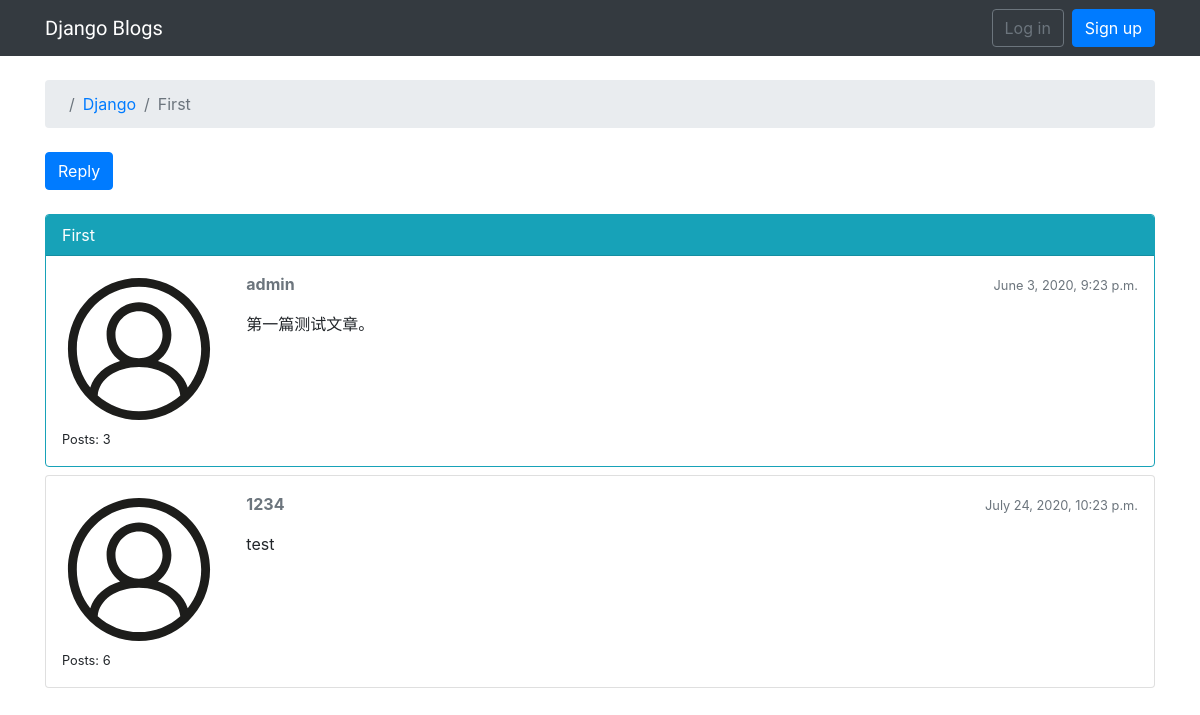
The app's page /blogs/1/topics/1/ with its own data.
### WebBlog/models.py (models this page shows, shortened)
class Topic(models.Model):
    subject = models.CharField(max_length=255)
    last_updated = models.DateTimeField(auto_now_add=True)
    blog = models.ForeignKey(Blog, related_name='topics',on_delete=models.CASCADE)
    starter = models.ForeignKey(User, related_name='topics',on_delete=models.CASCADE)
    views = models.PositiveIntegerField(default=0)

class Blog(models.Model):
    name = models.CharField(max_length=30, unique=True)
    description = models.CharField(max_length=100)

class Post(models.Model):
    message = models.TextField(max_length=4000)
    topic = models.ForeignKey(Topic, related_name='posts',on_delete=models.CASCADE)
    created_at = models.DateTimeField(auto_now_add=True)
    updated_at = models.DateTimeField(null=True)
    created_by = models.ForeignKey(User, related_name='posts',on_delete=models.CASCADE)
    updated_by = models.ForeignKey(User, null=True, related_name='+',on_delete=models.CASCADE)

### WebBlog/views.py (the view)
# urls.py: url(r'^blogs/(?P<pk>\d+)/topics/(?P<topic_pk>\d+)/$', views.topic_posts, name='topic_posts'),
def topic_posts(request,pk, topic_pk):
    topic = get_object_or_404(Topic,blog__pk=pk, pk = topic_pk)
    topic.views += 1
    topic.save()
    return render(request, 'topic_posts.html', {'topic':topic})

### templates/topic_posts.html (shortened to what this page needs)
{% extends 'base.html' %}
{% load static %}
{% block breadcrumb %}
    <li class="breadcrumb-item"><a href="{% url 'blog_topics' topic.blog.pk %}">{{ topic.blog.name }}</a></li>
    <li class="breadcrumb-item active">{{ topic.subject }}</li>
{% endblock %}
{% block content %}
    <div class="mb-4">
        <a href="{% url 'reply_topic' topic.blog.pk topic.pk %}" class="btn btn-primary" role="button">Reply</a>
    </div>
    {% for post in topic.posts.all %}
    <div class="card mb-2 {% if forloop.first %}border border-info{% endif %} ">
    {% if forloop.first %}
        <div class="card-header text-white bg-info py-2 px-3">
            {{ topic.subject }}
        </div>
    {% endif %}
        <div class="card-body p-3">
            <div class="row">
                <div class="col-2">
                    <img src="{% static 'img/title_person.svg' %}" alt="{{ post.created_by.username }}" class="w-100">
                    <small>Posts: {{ post.created_by.posts.count }}</small>
                </div>
                <div class="col-10">
                    <div class="row mb-3">
                        <div class="col-6">
                            <strong class="text-muted">{{ post.created_by.username }}</strong>
                        </div>
                        <div class="col-6 text-right">
                            <small class="text-muted">{{ post.created_at }}</small>
                        </div>
                    </div>
                    {{ post.message }}
                </div>
            </div>
        </div>
    </div>
    {% endfor %}
{% endblock %}

### records on screen
Topic: blog.name "Django", subject "First"
Post: created_by.posts.count "3", created_by.username "admin", created_at "June 3, 2020, 9:23 p.m.", message "第一篇测试文章。"
Post: created_by.posts.count "6", created_by.username "1234", created_at "July 24, 2020, 10:23 p.m.", message "test"
